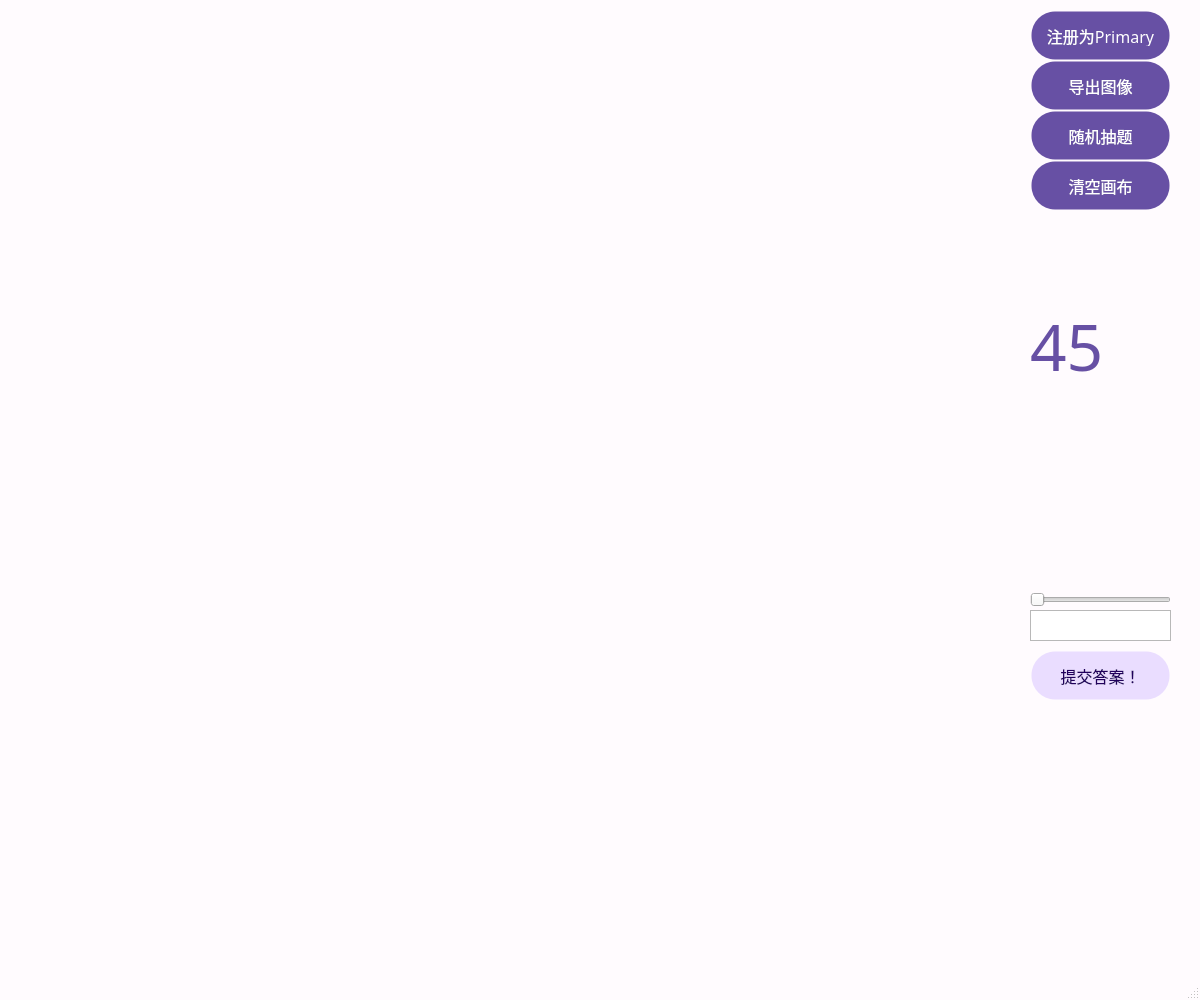
<?xml version="1.0" encoding="UTF-8"?>
<ui version="4.0">
 <class>MainWindow</class>
 <widget class="QMainWindow" name="MainWindow">
  <property name="geometry">
   <rect>
    <x>0</x>
    <y>0</y>
    <width>1200</width>
    <height>1000</height>
   </rect>
  </property>
  <property name="minimumSize">
   <size>
    <width>1200</width>
    <height>1000</height>
   </size>
  </property>
  <property name="maximumSize">
   <size>
    <width>1200</width>
    <height>1000</height>
   </size>
  </property>
  <property name="windowTitle">
   <string>你画我猜</string>
  </property>
  <property name="windowIcon">
   <iconset>
    <normaloff>icon.ico</normaloff>icon.ico</iconset>
  </property>
  <property name="styleSheet">
   <string notr="true">QMainWindow{
background-color:#FFFBFE;
}</string>
  </property>
  <widget class="QWidget" name="label">
   <property name="autoFillBackground">
    <bool>false</bool>
   </property>
   <property name="styleSheet">
    <string notr="true"/>
   </property>
   <widget class="painter" name="myLabel" native="true">
    <property name="geometry">
     <rect>
      <x>0</x>
      <y>0</y>
      <width>1000</width>
      <height>1000</height>
     </rect>
    </property>
    <property name="font">
     <font>
      <family>MiSans</family>
      <pointsize>26</pointsize>
     </font>
    </property>
    <property name="autoFillBackground">
     <bool>false</bool>
    </property>
    <property name="styleSheet">
     <string notr="true">QLabel{
background-color:#FFFFFF;;
}</string>
    </property>
   </widget>
   <widget class="QPushButton" name="pushButton_requestPromote">
    <property name="geometry">
     <rect>
      <x>1030</x>
      <y>10</y>
      <width>141</width>
      <height>51</height>
     </rect>
    </property>
    <property name="font">
     <font>
      <family>MiSans</family>
      <pointsize>12</pointsize>
     </font>
    </property>
    <property name="acceptDrops">
     <bool>true</bool>
    </property>
    <property name="styleSheet">
     <string notr="true">QPushButton{
background-color:#6750A4;
border-style:outset;
border-width:3px;
border-radius:25px;
border-color:rgba(0,0,0,0);
color:#FFFFFF;
padding:12px;
}
QPushButton:hover{
background-color:#7057B3;
}
QPushButton:pressed{
background-color:#7D61C7;
}
</string>
    </property>
    <property name="text">
     <string>注册为Primary</string>
    </property>
   </widget>
   <widget class="QPushButton" name="pushButton_requestProblem">
    <property name="geometry">
     <rect>
      <x>1030</x>
      <y>110</y>
      <width>141</width>
      <height>51</height>
     </rect>
    </property>
    <property name="font">
     <font>
      <family>MiSans</family>
      <pointsize>12</pointsize>
     </font>
    </property>
    <property name="styleSheet">
     <string notr="true">QPushButton{
background-color:#6750A4;
border-style:outset;
border-width:3px;
border-radius:25px;
border-color:rgba(0,0,0,0);
color:#FFFFFF;
padding:12px;
}
QPushButton:hover{
background-color:#7057B3;
}
QPushButton:pressed{
background-color:#7D61C7;
}
</string>
    </property>
    <property name="text">
     <string>随机抽题</string>
    </property>
   </widget>
   <widget class="QLabel" name="label_2">
    <property name="geometry">
     <rect>
      <x>1030</x>
      <y>900</y>
      <width>171</width>
      <height>61</height>
     </rect>
    </property>
    <property name="styleSheet">
     <string notr="true">QLabel { color : #6750A4; }</string>
    </property>
    <property name="text">
     <string>&lt;html&gt;&lt;head/&gt;&lt;body&gt;&lt;p&gt;&lt;br/&gt;&lt;/p&gt;&lt;/body&gt;&lt;/html&gt;</string>
    </property>
    <property name="wordWrap">
     <bool>true</bool>
    </property>
   </widget>
   <widget class="QLabel" name="label_connection">
    <property name="geometry">
     <rect>
      <x>1030</x>
      <y>870</y>
      <width>71</width>
      <height>21</height>
     </rect>
    </property>
    <property name="styleSheet">
     <string notr="true">QLabel { color : #6750A4; }</string>
    </property>
    <property name="text">
     <string/>
    </property>
   </widget>
   <widget class="QLabel" name="label_promotion">
    <property name="geometry">
     <rect>
      <x>1100</x>
      <y>870</y>
      <width>71</width>
      <height>21</height>
     </rect>
    </property>
    <property name="styleSheet">
     <string notr="true">QLabel { color : #6750A4; }</string>
    </property>
    <property name="text">
     <string/>
    </property>
   </widget>
   <widget class="QPushButton" name="pushButton_clearPaint">
    <property name="geometry">
     <rect>
      <x>1030</x>
      <y>160</y>
      <width>141</width>
      <height>51</height>
     </rect>
    </property>
    <property name="font">
     <font>
      <family>MiSans</family>
      <pointsize>12</pointsize>
     </font>
    </property>
    <property name="acceptDrops">
     <bool>true</bool>
    </property>
    <property name="styleSheet">
     <string notr="true">QPushButton{
background-color:#6750A4;
border-style:outset;
border-width:3px;
border-radius:25px;
border-color:rgba(0,0,0,0);
color:#FFFFFF;
padding:12px;
}
QPushButton:hover{
background-color:#7057B3;
}
QPushButton:pressed{
background-color:#7D61C7;
}
</string>
    </property>
    <property name="text">
     <string>清空画布</string>
    </property>
   </widget>
   <widget class="QLabel" name="label_problem">
    <property name="geometry">
     <rect>
      <x>1030</x>
      <y>230</y>
      <width>141</width>
      <height>41</height>
     </rect>
    </property>
    <property name="font">
     <font>
      <family>MiSans</family>
      <pointsize>14</pointsize>
     </font>
    </property>
    <property name="styleSheet">
     <string notr="true">QLabel { color : #6750A4; }</string>
    </property>
    <property name="text">
     <string/>
    </property>
    <property name="wordWrap">
     <bool>true</bool>
    </property>
   </widget>
   <widget class="QLabel" name="label_countdown">
    <property name="geometry">
     <rect>
      <x>1030</x>
      <y>290</y>
      <width>141</width>
      <height>111</height>
     </rect>
    </property>
    <property name="font">
     <font>
      <family>MiSans</family>
      <pointsize>48</pointsize>
     </font>
    </property>
    <property name="styleSheet">
     <string notr="true">QLabel { color : #6750A4; }</string>
    </property>
    <property name="text">
     <string>45</string>
    </property>
   </widget>
   <widget class="QPushButton" name="pushButton_export">
    <property name="geometry">
     <rect>
      <x>1030</x>
      <y>60</y>
      <width>141</width>
      <height>51</height>
     </rect>
    </property>
    <property name="font">
     <font>
      <family>MiSans</family>
      <pointsize>12</pointsize>
     </font>
    </property>
    <property name="acceptDrops">
     <bool>true</bool>
    </property>
    <property name="styleSheet">
     <string notr="true">QPushButton{
background-color:#6750A4;
border-style:outset;
border-width:3px;
border-radius:25px;
border-color:rgba(0,0,0,0);
color:#FFFFFF;
padding:12px;
}
QPushButton:hover{
background-color:#7057B3;
}
QPushButton:pressed{
background-color:#7D61C7;
}
</string>
    </property>
    <property name="text">
     <string>导出图像</string>
    </property>
   </widget>
   <widget class="QPlainTextEdit" name="answer">
    <property name="geometry">
     <rect>
      <x>1030</x>
      <y>610</y>
      <width>141</width>
      <height>31</height>
     </rect>
    </property>
    <property name="font">
     <font>
      <family>MiSans</family>
      <pointsize>11</pointsize>
     </font>
    </property>
    <property name="verticalScrollBarPolicy">
     <enum>Qt::ScrollBarAlwaysOff</enum>
    </property>
    <property name="horizontalScrollBarPolicy">
     <enum>Qt::ScrollBarAlwaysOff</enum>
    </property>
    <property name="lineWrapMode">
     <enum>QPlainTextEdit::NoWrap</enum>
    </property>
    <property name="maximumBlockCount">
     <number>4</number>
    </property>
   </widget>
   <widget class="QPushButton" name="pushButton_submit">
    <property name="geometry">
     <rect>
      <x>1030</x>
      <y>650</y>
      <width>141</width>
      <height>51</height>
     </rect>
    </property>
    <property name="font">
     <font>
      <family>MiSans</family>
      <pointsize>12</pointsize>
     </font>
    </property>
    <property name="acceptDrops">
     <bool>true</bool>
    </property>
    <property name="styleSheet">
     <string notr="true">QPushButton{
background-color:#EADDFF;
border-style:outset;
border-width:3px;
border-radius:25px;
border-color:rgba(0,0,0,0);
color:#21005D;
padding:12px;
}
QPushButton:hover{
background-color:#DFD3F2;
}
QPushButton:pressed{
background-color:#D3C8E6;
}
</string>
    </property>
    <property name="text">
     <string>提交答案！</string>
    </property>
   </widget>
   <widget class="QLabel" name="label_color">
    <property name="geometry">
     <rect>
      <x>1040</x>
      <y>400</y>
      <width>111</width>
      <height>181</height>
     </rect>
    </property>
    <property name="text">
     <string/>
    </property>
   </widget>
   <widget class="QSlider" name="horizontalSlider">
    <property name="geometry">
     <rect>
      <x>1030</x>
      <y>590</y>
      <width>141</width>
      <height>20</height>
     </rect>
    </property>
    <property name="orientation">
     <enum>Qt::Horizontal</enum>
    </property>
   </widget>
  </widget>
  <widget class="QMenuBar" name="menubar">
   <property name="geometry">
    <rect>
     <x>0</x>
     <y>0</y>
     <width>1200</width>
     <height>17</height>
    </rect>
   </property>
  </widget>
  <widget class="QStatusBar" name="statusbar"/>
 </widget>
 <customwidgets>
  <customwidget>
   <class>painter</class>
   <extends>QWidget</extends>
   <header location="global">painter.h</header>
   <container>1</container>
  </customwidget>
 </customwidgets>
 <resources/>
 <connections/>
</ui>
